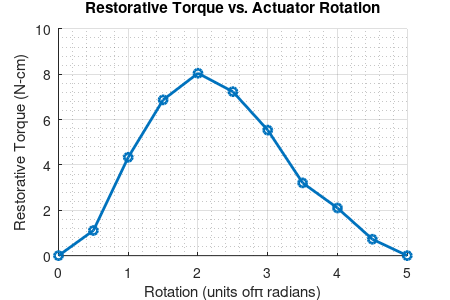
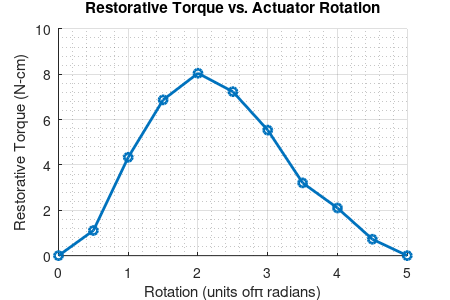
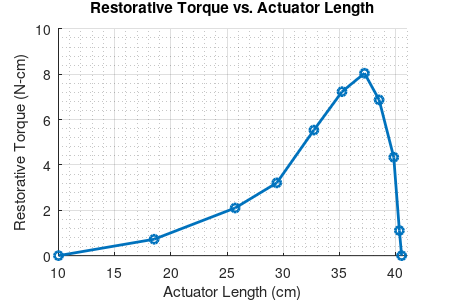
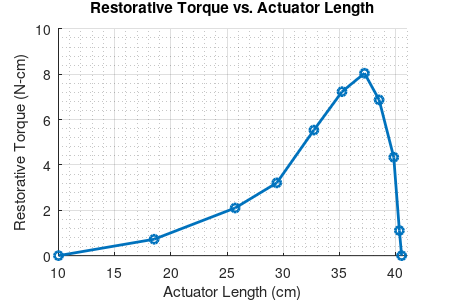

Write MATLAB code to recreate these figures, in order.
% restorative_torque_experiment.m
% Restorative Torque Testing Experiment
% Copyright 2015 Andrew P. Sabelhaus, Kyle Zampaglione
% This file contains the data from the restorative torque tests,
% and plots that data.

clear all; close all; clc;

% Number of rotations for the actuator as turned by hand:
experimental_rotations = [0; 0.25; 0.5; 0.75; 1; 1.25; 1.5; 1.75; ...
                            2; 2.25; 2.5];
                        
% Pick out the number of datapoints we have, to make this script cleaner:
num_datapoints = size(experimental_rotations, 1);

% The test was performed five times.
% Here, each row is one test, and each column is angle of rotation.
experimental_torques = [
    0, 0.12, 0.43, 0.63, 0.71, 0.62, 0.47, 0.25, 0.21, 0.05, 0;
    0, 0.12, 0.37, 0.57, 0.70, 0.64, 0.49, 0.29, 0.17, 0.07, 0;
    0, 0.12, 0.37, 0.58, 0.72, 0.61, 0.50, 0.26, 0.18, 0.04, 0;
    0, 0.06, 0.37, 0.60, 0.70, 0.67, 0.48, 0.30, 0.17, 0.08, 0;
    0, 0.07, 0.38, 0.66, 0.73, 0.66, 0.51, 0.32, 0.20, 0.08, 0];

% Convert all these torques from inch-pounds to newton-centimeters:
lb_to_N = 4.44822;
lbf_in_to_N_cm = lb_to_N * 2.54;
experimental_torques_si = experimental_torques .* lbf_in_to_N_cm;

% Pick out the number of tests we did for ease later:
num_tests = size(experimental_torques_si, 1);

% Calculate the averages for each angle of rotation:
avg_torques = sum(experimental_torques_si) ./ num_tests;

% Length data were re-used from the displacement experiment:
experimental_lengths = [40.5; 40.3; 39.8; 38.5; 37.2; 35.2; 32.7; ...
                        29.4; 25.7; 18.5; 10];
                    
%% Create two plots: torque vs. rotations, torque vs. lengths.

% First, rotations.
RotationsFigureHandle = figure;
hold on
%set(gca,'FontSize',11);
set(RotationsFigureHandle,'Position',[100,100,450,300]);
set(RotationsFigureHandle,'PaperPosition',[1,1,4.5,3]);

% 2016-04-29: changed x-axis units from rotations to radians (pi rad.)
% x-axis is now "pi rad." For example, "2" is "2pi"
experimental_rotations = experimental_rotations .* 2;

title('Restorative Torque vs. Actuator Rotation')
xlabel('Rotation (units of\pi radians)')
ylabel('Restorative Torque (N-cm)')
plot(experimental_rotations,avg_torques,'o-','LineWidth',2);
grid on;
grid minor;

% Save images
% Create the filenames for both images
save_path_base = '../img/restorative_torque_experiment_rotations';
save_fullpath_fig = strcat(save_path_base, '.fig');
save_fullpath_eps = strcat(save_path_base, '.eps');

% Uncomment the lines below to save.
savefig(save_fullpath_fig);
print(save_fullpath_eps,'-depsc')

hold off;

% Then, plot torque vs. lengths.
LengthsFigureHandle = figure;
hold on
%set(gca,'FontSize',11);
set(LengthsFigureHandle,'Position',[100,100,450,300]);
set(LengthsFigureHandle,'PaperPosition',[1,1,4.5,3]);

title('Restorative Torque vs. Actuator Length')
xlabel('Actuator Length (cm)')
ylabel('Restorative Torque (N-cm)')
plot(experimental_lengths,avg_torques,'o-','LineWidth',2);
grid on;
grid minor;
xlim([10,41]);

% Save images
% Create the filenames for both images
save_path_base = '../img/restorative_torque_experiment_lengths';
save_fullpath_fig = strcat(save_path_base, '.fig');
save_fullpath_eps = strcat(save_path_base, '.eps');

% Uncomment the lines below to save.
savefig(save_fullpath_fig);
print(save_fullpath_eps,'-depsc')
